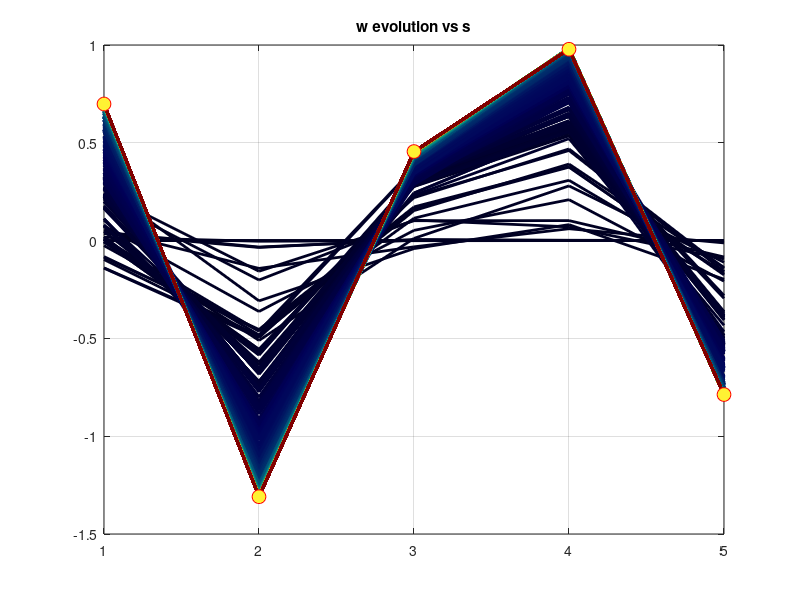
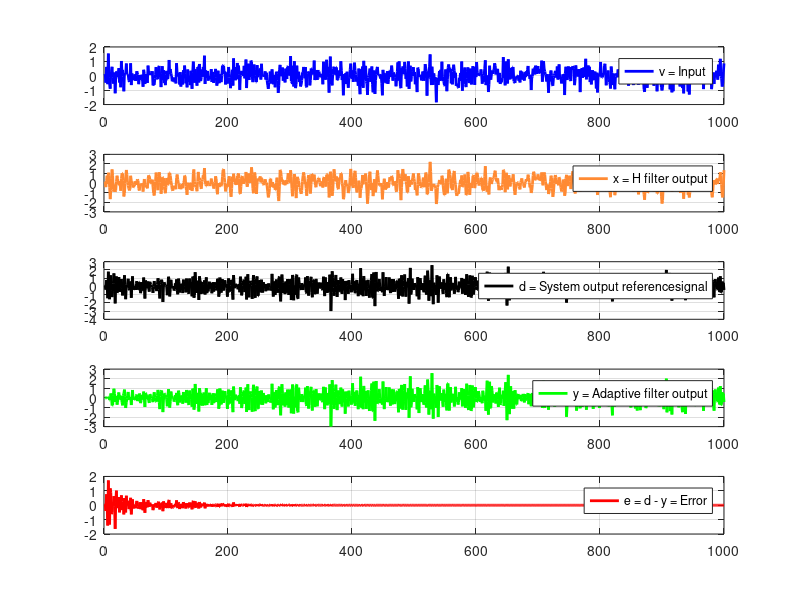

The MATLAB script that drew these images, in order:
clear all; 
clc;

%% Variables definitions 4 
% Total samples
N = 1000;

% samples index vector
n = 1:N;

% v = input,  noise 
vVar = 0.5; 
v = vVar.*randn(N,  1); 

% H filter 
bH = [1]; 
aH = [1 -0.8 0.5];

% x = H filter output 
x = filter(bH,  aH,  v); 

% y = W adaptive filter output
% since the filtering task is iterative 
% because the coefficients will be updated each time, 
% declare it as a vector of N elements. 
% updated output values will be inserted in it.
y = zeros(N,  1); 
err = zeros(N, 1);

% Filtering related parameters
% temporary buffer / samples size
M = 5; 
m = 1:M;

% Unknown system impulse response
s = randn(M,  1);

% Reference signal
d = filter(s,  1,  x);

% x samples vector used for filtering
xtmp = zeros(M, 1);

% W time domain vector
wLMS = zeros(M, 1);

% LMS error and output vector.Use it to update y vector of size N
eLMS = zeros(M, 1);
yLMS = zeros(M, 1); 
uLMS = 0.5;

fig = figure(); 
C = jet(N);
kc = linspace(0.25, 1, N); 

for k = n

    dtmp = d(k); 
    xtmp = [x(k); xtmp(1:M-1)];
    yLMS = transpose(wLMS)*xtmp;
    eLMS = (dtmp-yLMS);
    y(k) = yLMS;
    err(k) = eLMS;
    wLMS = wLMS + uLMS * (eLMS .* xtmp)./M;
    
    plot(m, wLMS, 'LineWidth', 2, 'Color', kc(k).*C(k, :));
    hold on; grid on;

 end
 
scatter(m, s, 100, 'MarkerFaceColor', [1 0.95 0.2], 'MarkerEdgeColor',  [1 0 0]);
hold on;
title('w evolution vs s');
print('wLMS_vs_s.png', '-dpng');
waitfor(fig);

fig=figure(); 
subplot(5, 1, 1)
plot(n, v, 'LineWidth', 2, 'Color', [0 0 1]); grid on;
legend('v = Input');
subplot(5, 1, 2)
plot(n, x,  'LineWidth', 2, 'Color',  [1 0.5412 0.2]); grid on;
legend('x = H filter output');
subplot(5, 1, 3)
plot(n, d, 'LineWidth', 2, 'Color', [0 0 0]);grid on;
legend('d = System output referencesignal');
subplot(5, 1, 4)
plot(n, y, 'LineWidth', 2, 'Color', [0 1 0]); grid on;
legend('y = Adaptive filter output');
subplot(5, 1, 5)
plot(n, err, 'LineWidth', 2, 'Color', [1 0 0]); grid on;
legend('e = d - y = Error');
print('data_plots.png', '-dpng'); 
waitfor(fig);
